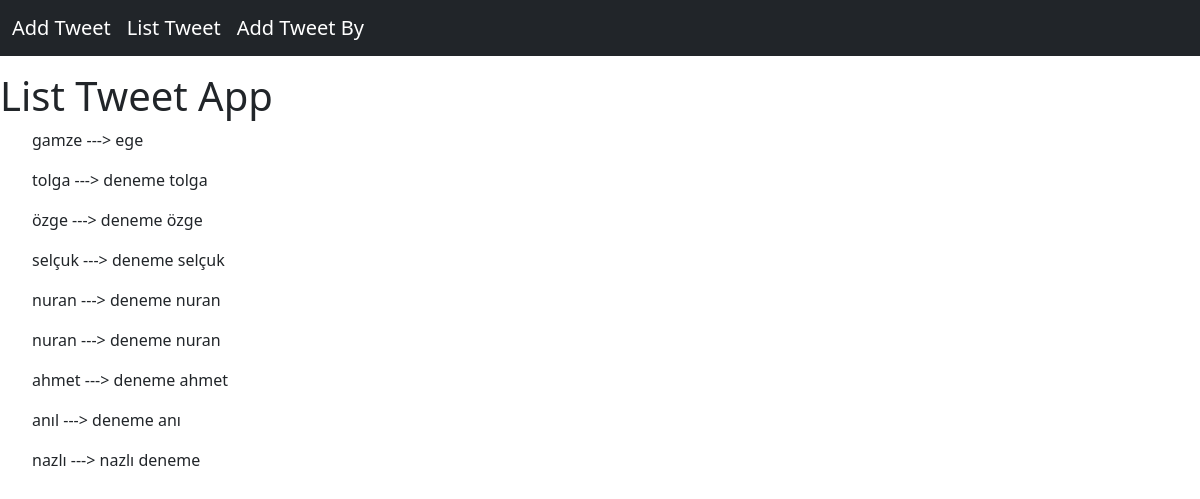
Screenshot of /listtweet with the database file from the repository.
### tweet_app/models.py (models this page shows, shortened)
class tweet(models.Model):
    nickname = models.CharField(max_length=50)
    message = models.CharField(max_length=100)

### tweet_app/views.py (the view)
# urls.py: path('listtweet', views.listtweet, name="listtweet"),
def listtweet(request):
    all_tweet = models.tweet.objects.all()
    tweet_dic = {"tweets":all_tweet}
    return render(request, "tweet_app/listtweet.html", context=tweet_dic)

### tweet_app/templates/tweet_app/listtweet.html
{% extends 'base.html' %}
{% block content %}
    <br><br><br>
    <h1>List Tweet App</h1>
    {% for data in tweets %}
       <ul>{{data.nickname}} ---> {{data.message}}</ul>
    {% endfor %}
{% endblock content %}

### templates/base.html (shortened to what this page needs)
<html lang="en">
<head>
    <link href="https://cdn.jsdelivr.net/npm/bootstrap@5.3.0-alpha3/dist/css/bootstrap.min.css" rel="stylesheet">
</head>
<body>
    <header>
        <nav class="navbar navbar-expand-md navbar-dark fixed-top bg-dark">
          <div class="container-fluid">
            <a class="navbar-brand" href="{% url 'tweet_app:addtweet' %}">Add Tweet</a>
            <a class="navbar-brand" href="{% url 'tweet_app:listtweet' %}">List Tweet</a>
            <a class="navbar-brand" href="{% url 'tweet_app:addtweetbyform' %}">Add Tweet By</a>
            <div class="collapse navbar-collapse" id="navbarCollapse">
              <ul class="navbar-nav me-auto mb-2 mb-md-0">
                <li class="nav-item">
                  <a class="nav-link active" aria-current="page" href="{% url 'tweet_app:listtweet' %}"></a>
                </li>
              </ul>
            </div>
          </div>
        </nav>
      </header>
      {% block content %}
      {% endblock content %}
</body>
</html>

### rows the page displays
tweet: nickname "gamze", message "ege"
tweet: nickname "tolga", message "deneme tolga"
tweet: nickname "özge", message "deneme özge"
tweet: nickname "selçuk", message "deneme selçuk"
tweet: nickname "nuran", message "deneme nuran"
tweet: nickname "nuran", message "deneme nuran"
tweet: nickname "ahmet", message "deneme ahmet"
tweet: nickname "anıl", message "deneme anı"
tweet: nickname "nazlı", message "nazlı deneme"
